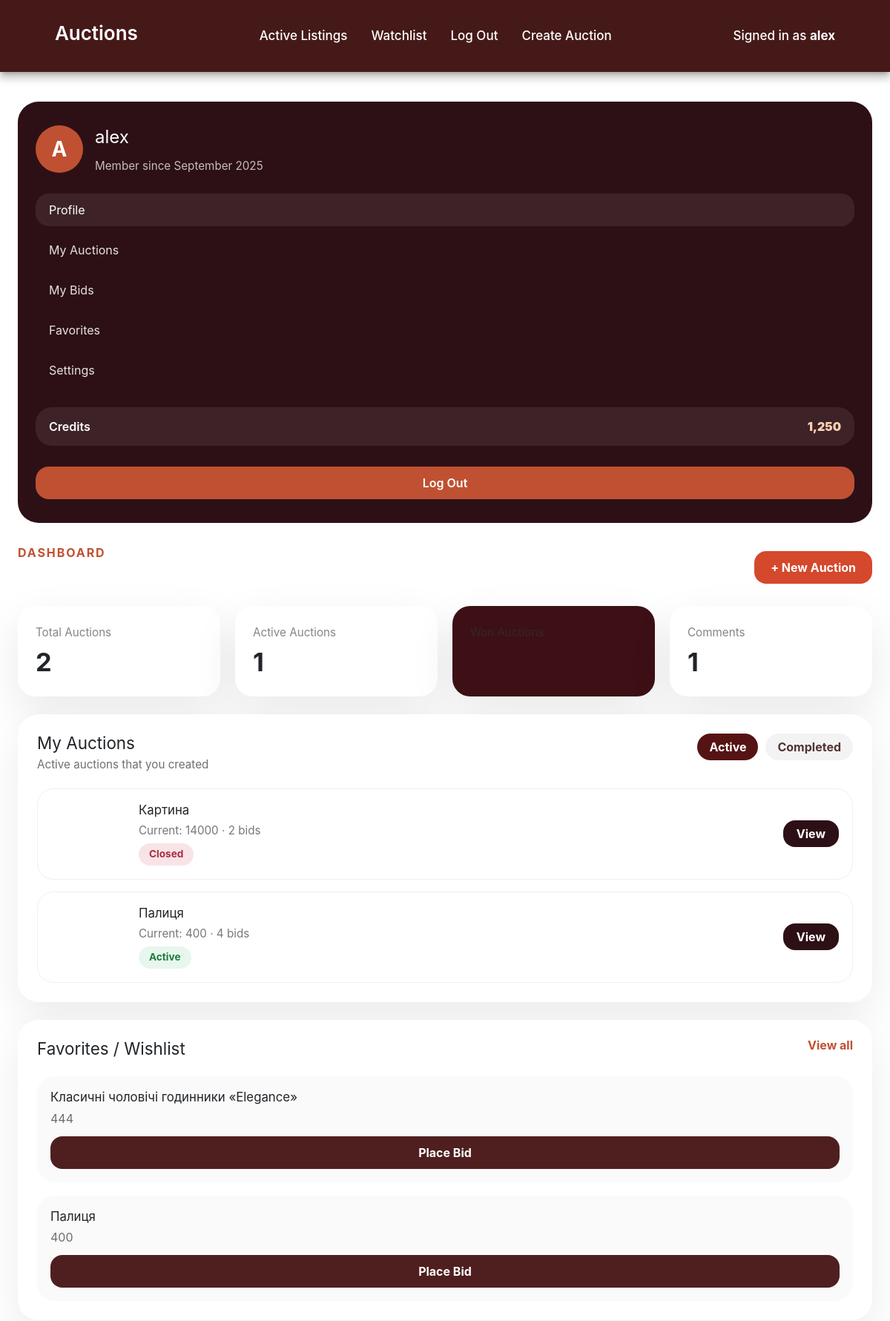
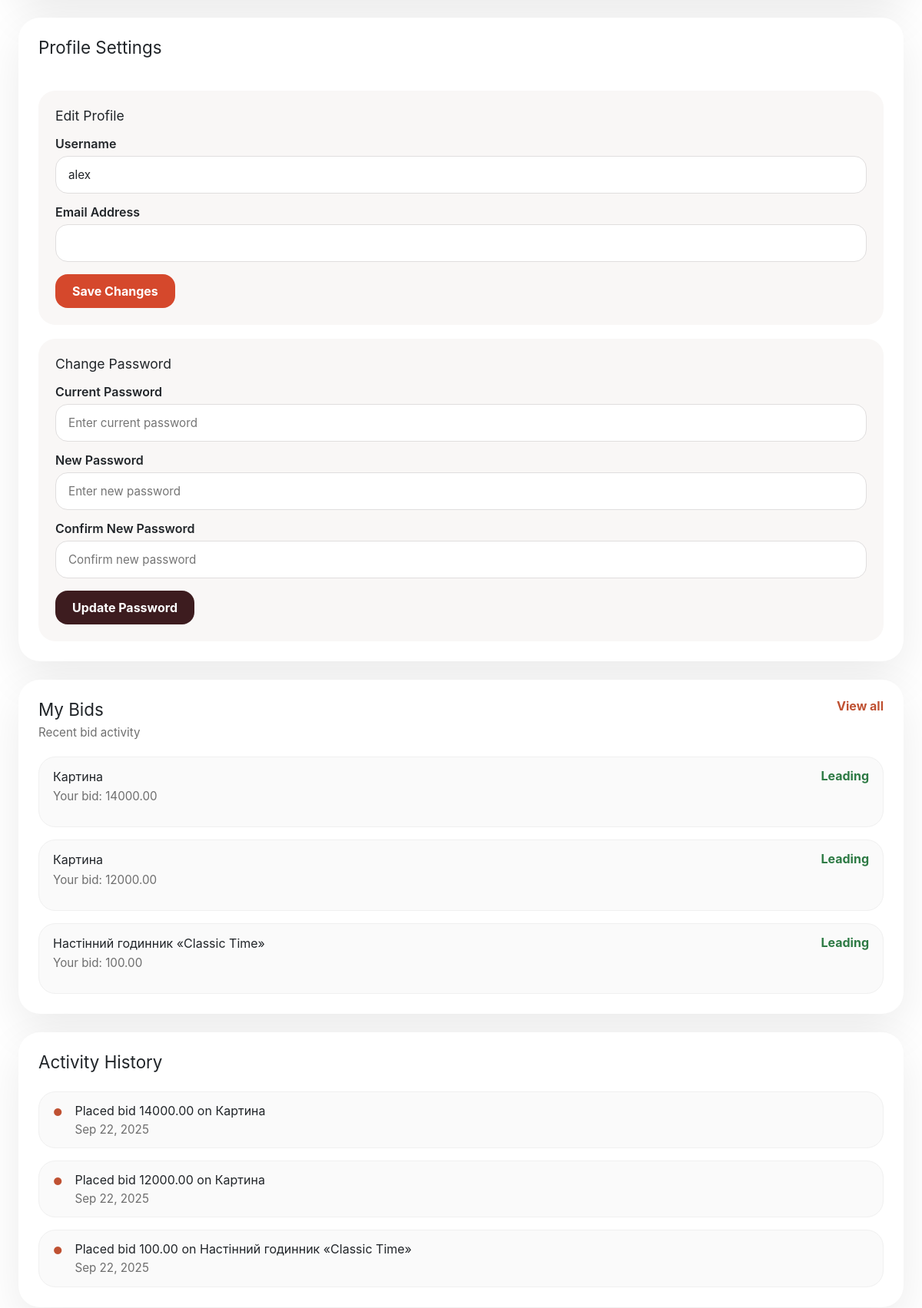
Page /dashboard/ (signed in, upper part) on the committed database (2 pictures, top to bottom).
### auctions/models.py (models this page shows, shortened)
class User(AbstractUser):
    pass

class Auctions(models.Model):
    CATEGORY_CHOICES = [
        ('tech', 'Technology'),
        ('art', 'Fine Art'),
        ('fashion', 'Fashion'),
        ('home', 'Home & Garden'),
        ('other', 'Other'),
    ]
    name = models.CharField(max_length=64)
    description = models.TextField()
    start_price = models.DecimalField(max_digits=10, decimal_places=2)
    image = models.ImageField(upload_to="auction_images/", blank=True, null=True)
    active = models.BooleanField(default=True)
    category = models.CharField(
        max_length=20,
        choices=CATEGORY_CHOICES,
        default='other'
    )
    owner = models.ForeignKey(User, on_delete=models.CASCADE, related_name="my_auctions", null=True, blank=True)
    winner = models.ForeignKey(User, on_delete=models.SET_NULL, null=True, blank=True, related_name="won_auctions")
    end_time = models.DateTimeField(null=True, blank=True)
    def current_price(self):
        max_bid = self.bids.aggregate(models.Max("amount"))["amount__max"]
        return max_bid if max_bid else self.start_price

class Bid(models.Model):
    auction = models.ForeignKey(Auctions, on_delete=models.CASCADE, related_name="bids")
    user = models.ForeignKey(User, on_delete=models.CASCADE)
    amount = models.DecimalField(max_digits=10, decimal_places=2)
    created_at = models.DateTimeField(auto_now_add=True) # дата/время создания ставки — автоматически заполняется при создании

### auctions/views.py (the view)
# urls.py: path("dashboard/", views.dashboard, name="dashboard"),
@login_required
def dashboard(request):
    close_expired_auctions()
    my_auctions = Auctions.objects.filter(owner=request.user)
    my_bids = Bid.objects.filter(
        user=request.user
    ).select_related("auction").order_by("-created_at")[:5]
    favorites = Auctions.objects.filter(
        watchlisted_by__user=request.user
    )[:6]
    won_auctions = Auctions.objects.filter(
        winner=request.user
    )
    comments_count = Comments.objects.filter(
        user=request.user
    ).count()
    context = {
        "my_auctions": my_auctions,
        "my_bids": my_bids,
        "favorites": favorites,
        "won_auctions": won_auctions,
        "total_auctions": my_auctions.count(),
        "active_auctions": my_auctions.filter(active=True).count(),
        "won_count": won_auctions.count(),
        "comments_count": comments_count,
    }
    return render(request, "auctions/dashboard.html", context)

### auctions/views.py (called while the page is built)
def close_expired_auctions():
    now = timezone.now()
    expired_auctions = Auctions.objects.filter(active=True, end_time__isnull=False, end_time__lte=now)
    for auction in expired_auctions:
        highest_bid = auction.bids.order_by("-amount").first()
        if highest_bid:
            auction.winner = highest_bid.user
        auction.active = False
        auction.save()

### auctions/templates/auctions/dashboard.html (shortened to what this page needs)
{% extends "auctions/layout.html" %}
{% block content %}
<div class="dashboard-page">
    <aside class="dashboard-sidebar">
        <div class="sidebar-profile">
            <div class="sidebar-avatar">
                {{ user.username|slice:":1"|upper }}
            </div>
            <div class="sidebar-profile-info">
                <h2>{{ user.get_full_name|default:user.username }}</h2>
                <span>Member since {{ user.date_joined|date:"F Y" }}</span>
            </div>
        </div>
        <nav class="sidebar-nav">
            <a class="sidebar-link active" href="{% url 'dashboard' %}">Profile</a>
            <a class="sidebar-link" href="{% url 'dashboard' %}">My Auctions</a>
            <a class="sidebar-link" href="{% url 'dashboard' %}">My Bids</a>
            <a class="sidebar-link" href="{% url 'watchlist' %}">Favorites</a>
            <a class="sidebar-link" href="{% url 'dashboard' %}">Settings</a>
        </nav>
        <div class="sidebar-credits">
            <span>Credits</span>
            <strong>1,250</strong>
        </div>
        <a class="sidebar-logout" href="{% url 'logout' %}">Log Out</a>
    </aside>
    <main class="dashboard-main">
        <div class="dashboard-topbar">
            <div>
                <p class="dashboard-label">Dashboard</p>
                <h1>My Dashboard</h1>
            </div>
            <a href="{% url 'new_auction' %}" class="button-primary">+ New Auction</a>
        </div>
        <div class="stats-cards">
            <article class="stats-card">
                <span class="stats-card-label">Total Auctions</span>
                <strong>{{ total_auctions }}</strong>
            </article>
            <article class="stats-card">
                <span class="stats-card-label">Active Auctions</span>
                <strong>{{ active_auctions }}</strong>
            </article>
            <article class="stats-card stats-card-highlight">
                <span class="stats-card-label">Won Auctions</span>
            </article>
            <article class="stats-card">
                <span class="stats-card-label">Comments</span>
                <strong>{{ comments_count }}</strong>
            </article>
        </div>
        <div class="dashboard-content-grid">
            <section class="dashboard-left-panel">
                <div class="panel-card panel-auctions">
                    <div class="panel-header">
                        <div>
                            <h2>My Auctions</h2>
                            <p class="panel-subtitle">Active auctions that you created</p>
                        </div>
                        <div class="panel-tabs">
                            <button class="tab active" type="button">Active</button>
                            <button class="tab" type="button">Completed</button>
                        </div>
                    </div>
                    <div class="auction-list">
                        {% for auction in my_auctions %}
                        <article class="auction-item">
                            <div class="auction-card-body">
                                <h3>{{ auction.name }}</h3>
                                <p class="auction-meta">Current: {{ auction.current_price }} · {{ auction.bids.count }} bids</p>
                                <div class="auction-status {% if auction.active %}status-active{% else %}status-closed{% endif %}">
                                    {% if auction.active %}Active{% else %}Closed{% endif %}
                                </div>
                            </div>
                            <a class="auction-card-action" href="{% url 'auction' auction.id %}">View</a>
                        </article>
                        {% empty %}
                        <div class="empty-state">You don't have auctions yet.</div>
                        {% endfor %}
                    </div>
                </div>
                <div class="panel-card panel-favorites">
                    <div class="panel-header">
                        <div>
                            <h2>Favorites / Wishlist</h2>
                        </div>
                        <a href="{% url 'watchlist' %}" class="panel-link">View all</a>
                    </div>
                    <div class="favorites-grid">
                        {% for auction in favorites %}
                        <article class="favorite-card">
                            <div class="favorite-card-body">
                                <h3>{{ auction.name }}</h3>
                                <p>{{ auction.current_price }}</p>
                                <a class="button-secondary" href="{% url 'auction' auction.id %}">Place Bid</a>
                            </div>
                        </article>
                        {% empty %}
                        <div class="empty-state">No favorite auctions.</div>
                        {% endfor %}
                    </div>
                </div>
                <div class="panel-card panel-settings">
                    <div class="panel-header">
                        <h2>Profile Settings</h2>
                    </div>
                    <div class="settings-grid">
                        <div class="settings-panel">
                            <h3>Edit Profile</h3>
                            <form method="post" action="#">
                                <label>Username</label>
                                <input class="input-field" type="text" value="{{ user.username }}" readonly>
                                <label>Email Address</label>
                                <input class="input-field" type="email" value="{{ user.email }}" readonly>
                                <button class="button-primary" type="button">Save Changes</button>
                            </form>
                        </div>
                        <div class="settings-panel">
                            <h3>Change Password</h3>
                            <form method="post" action="#">
                                <label>Current Password</label>
                                <input class="input-field" type="password" placeholder="Enter current password">
                                <label>New Password</label>
                                <input class="input-field" type="password" placeholder="Enter new password">
                                <label>Confirm New Password</label>
                                <input class="input-field" type="password" placeholder="Confirm new password">
                                <button class="button-dark" type="button">Update Password</button>
                            </form>
                        </div>
                    </div>
                </div>
            </section>
            <aside class="dashboard-right-panel">
                <div class="panel-card panel-bids">
                    <div class="panel-header">
                        <div>
                            <h2>My Bids</h2>
                            <p class="panel-subtitle">Recent bid activity</p>
                        </div>
                        <a href="{% url 'watchlist' %}" class="panel-link">View all</a>
                    </div>
                    <div class="bid-list">
                        {% for bid in my_bids %}
                        <article class="bid-item">
                            <div>
                                <h4>{{ bid.auction.name }}</h4>
                                <p>Your bid: {{ bid.amount }}</p>
                            </div>
                            <span class="bid-status">Leading</span>
                        </article>
                        {% empty %}
                        <div class="empty-state">No bids yet.</div>
                        {% endfor %}
                    </div>
                </div>
                <div class="panel-card panel-activity">
                    <div class="panel-header">
                        <h2>Activity History</h2>
                    </div>
                    <div class="activity-list">
                        {% if my_bids %}
                            {% for bid in my_bids|slice:":3" %}
                            <article class="activity-item">
                                <span class="activity-icon">●</span>
                                <div>
                                    <p>Placed bid {{ bid.amount }} on {{ bid.auction.name }}</p>
                                    <small>{{ bid.created_at|date:"M d, Y" }}</small>
                                </div>
                            </article>
                            {% endfor %}
                        {% else %}
                        <div class="empty-state">No recent activity.</div>
                        {% endif %}
                    </div>
                </div>
            </aside>
        </div>
    </main>
</div>
{% endblock %}

### auctions/templates/auctions/header.html (shortened to what this page needs)
<div class="header">
    <div class="header_container">
        <h1>Auctions</h1>
        <ul class="header_nav">
            <li class="nav-item">
                <a class="nav-link" href="{% url 'index' %}">Active Listings</a>
            </li>
            <li class="nav-item">
                <a class="nav-link" href="{% url 'watchlist' %}">Watchlist</a>
            </li>
            {% if user.is_authenticated %}
                <li class="nav-item">
                    <a class="nav-link" href="{% url 'logout' %}">Log Out</a>
                </li>
                <li class="nav-item">
                    <a class="nav-link" href="{% url 'new_auction' %}">Create Auction</a>
                </li>
            {% endif %}
        </ul>
        <div class="header_profile">
            {% if user.is_authenticated %}
                <a href="{% url 'dashboard' %}" class="profile-link">
                    Signed in as <strong>{{ user.username }}</strong>
                </a>
            {% else %}
                Not signed in.
            {% endif %}
        </div>
    </div>
</div>

### rows in the picture
User: username "alex", username "A", get_full_name "alex", date_joined "September 2025"
Auctions: name "Картина", current_price "14000", bids.count "2", active "Closed"
Auctions: name "Палиця", current_price "400", bids.count "4", active "Active"
Auctions: name "Класичні чоловічі годинники «Elegance»", current_price "444"
Bid: auction.name "Картина", amount "14000.00", created_at "Sep 22, 2025"
Bid: auction.name "Картина", amount "12000.00", created_at "Sep 22, 2025"
Bid: auction.name "Настінний годинник «Classic Time»", amount "100.00", created_at "Sep 22, 2025"

### other values in the picture
{{ total_auctions }} "2"
{{ active_auctions }} "1"
{{ comments_count }} "1"
